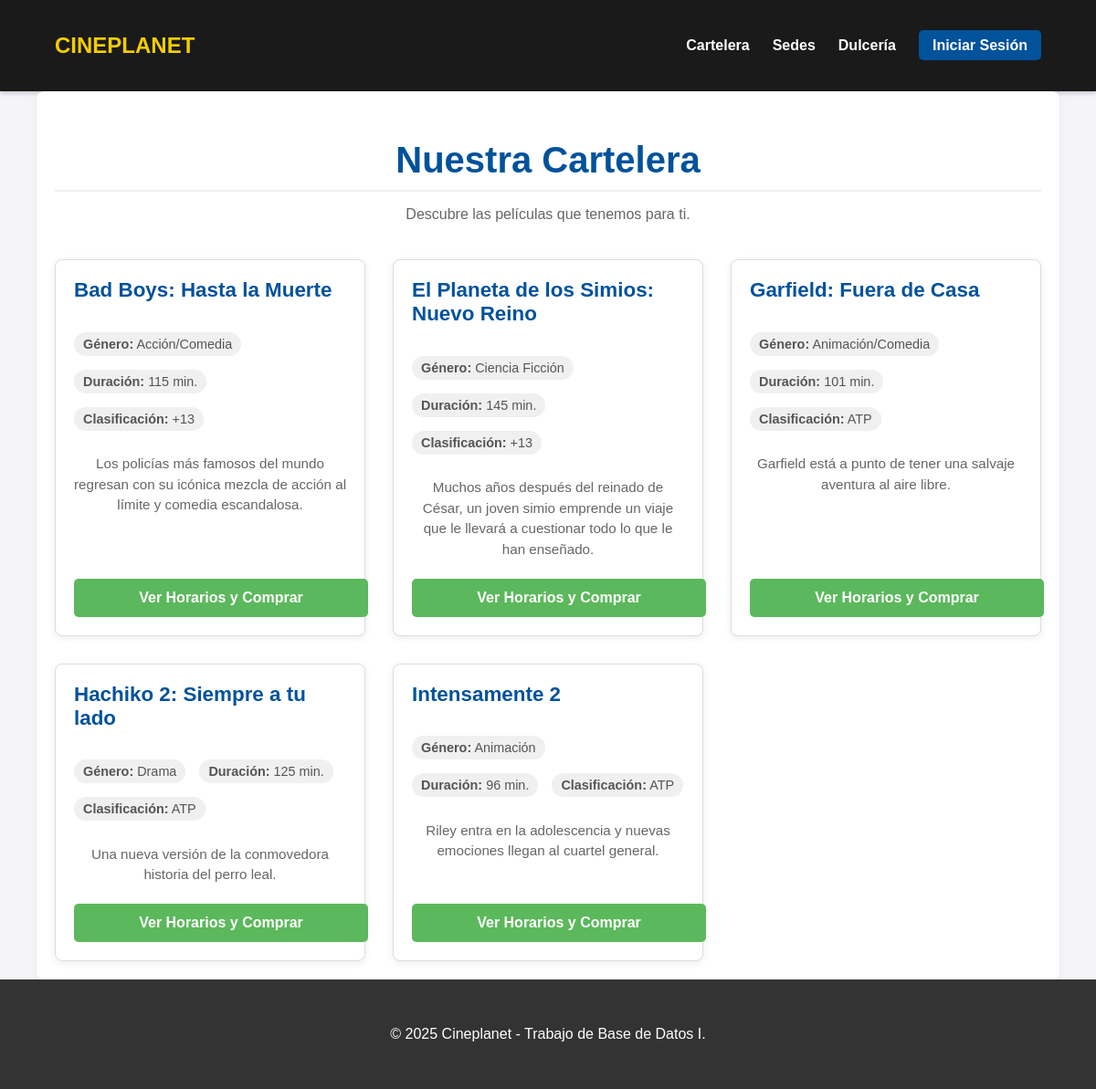
The app's page /, older data.
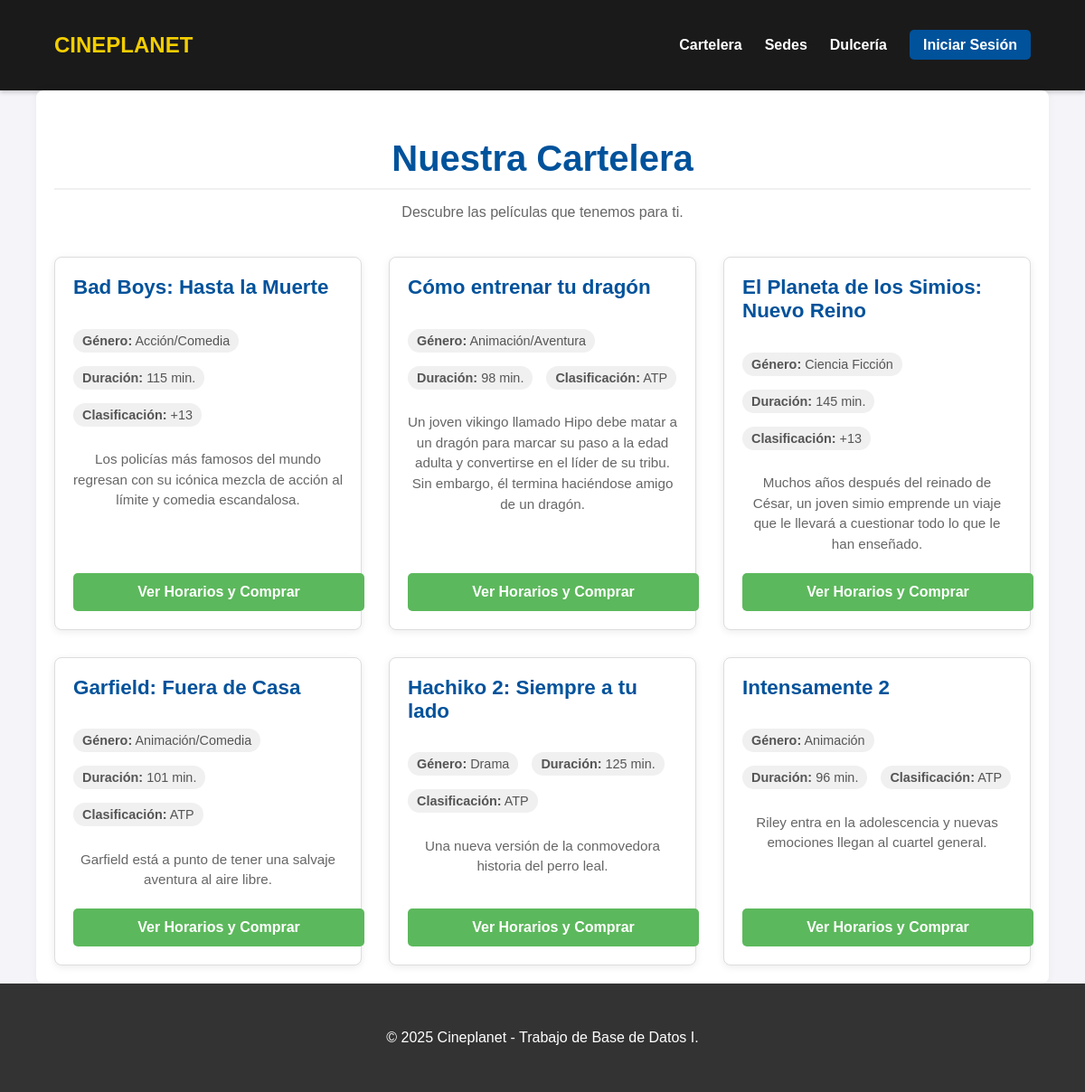
The same page, newer data.
### tables this page shows
CREATE TABLE Pelicula (
    ID_pelicula INT AUTO_INCREMENT PRIMARY KEY,
    titulo VARCHAR(200) NOT NULL,
    genero VARCHAR(50) NOT NULL,
    duracion_minutos INT NOT NULL,
    clasificacion ENUM('ATP', '+13', '+16', '+18') DEFAULT 'ATP',
    sinopsis TEXT
);

### index.php (the view)
<?php
require_once 'includes/public_header.php';
?>
<div class="cartelera-container">
    <h2>Nuestra Cartelera</h2>
    <p>Descubre las películas que tenemos para ti.</p>
    <div class="movie-grid">
        <?php
        $sql = "SELECT ID_pelicula, titulo, genero, duracion_minutos, clasificacion, sinopsis FROM Pelicula ORDER BY titulo";
        $result = $conn->query($sql);
        if ($result->num_rows > 0) {
            while($pelicula = $result->fetch_assoc()) {
        ?>
            <div class="movie-card">
                <h3><?php echo htmlspecialchars($pelicula['titulo']); ?></h3>
                <div class="movie-details">
                    <span><strong>Género:</strong> <?php echo htmlspecialchars($pelicula['genero']); ?></span>
                    <span><strong>Duración:</strong> <?php echo $pelicula['duracion_minutos']; ?> min.</span>
                    <span><strong>Clasificación:</strong> <?php echo htmlspecialchars($pelicula['clasificacion']); ?></span>
                </div>
                <p class="sinopsis"><?php echo htmlspecialchars($pelicula['sinopsis']); ?></p>
                <a href="pelicula_detalle.php?id=<?php echo $pelicula['ID_pelicula']; ?>" class="btn-comprar">Ver Horarios y Comprar</a>
            </div>
        <?php
            }
        } else {
            echo "<p>No hay películas en cartelera en este momento.</p>";
        }
        ?>
    </div>
</div>
<?php
require_once 'includes/footer.php';
?>

Row changes from the older to the newer data that the page shows:
added pelicula: titulo "Cómo entrenar tu dragón", genero "Animación/Aventura", duracion_minutos "98", clasificacion "ATP", sinopsis "Un joven vikingo llamado Hipo debe matar a un dragón para marcar su paso a la edad adulta y convertirse en el líder de su tribu. Sin embargo, él termina haciéndose amigo de un dragón."
